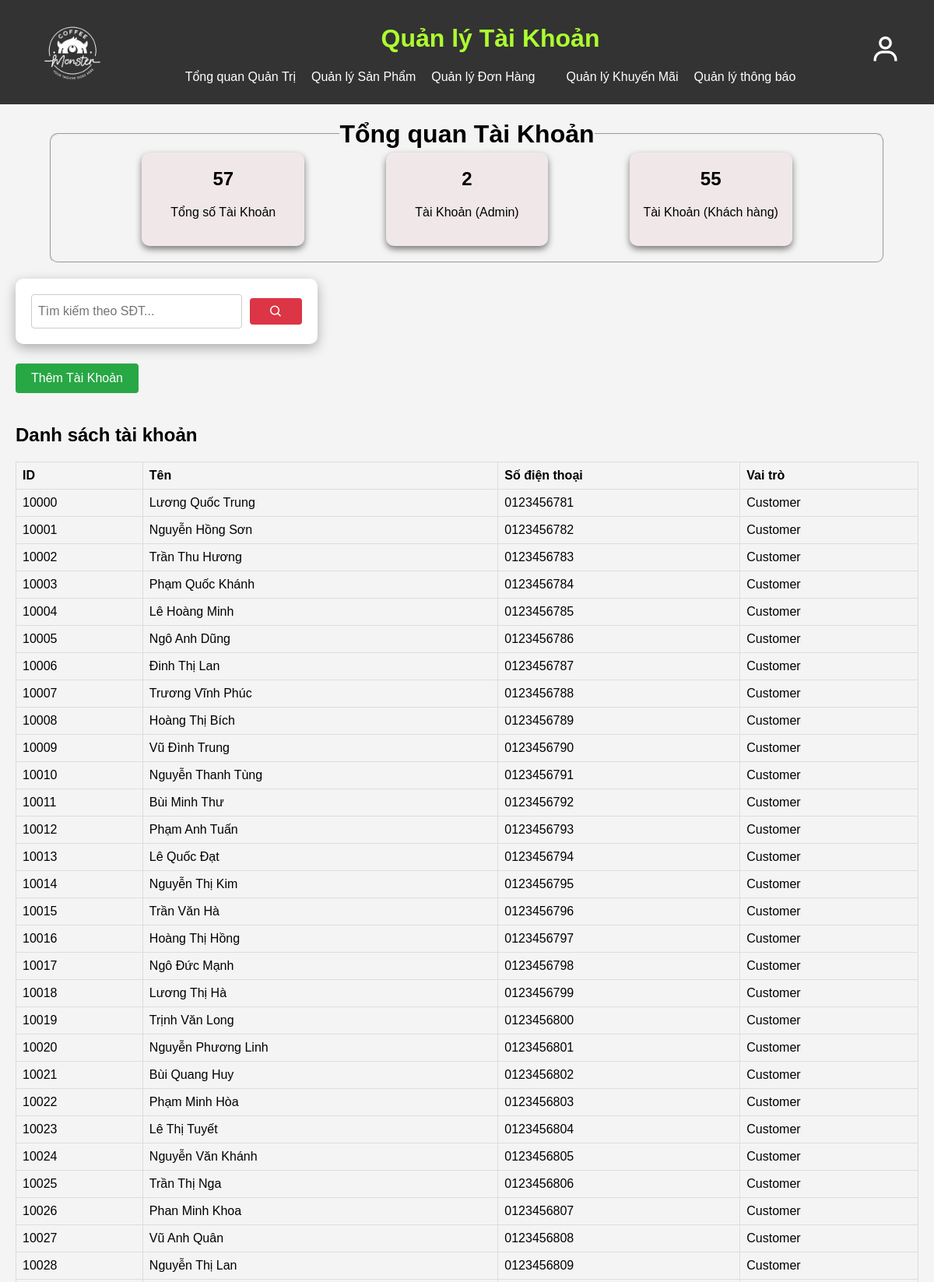
Page /admin/controller/index.php?act=manage-accounts (signed in, upper part) on the committed database.
### tables this page shows
CREATE TABLE `user` (
  `user_id` int(11) NOT NULL,
  `user_name` varchar(255) NOT NULL,
  `user_pass` varchar(255) NOT NULL,
  `phone_number` varchar(20) NOT NULL,
  `level` int(11) NOT NULL
);

### admin/controller/function.php (called while the page is built, shortened)
<?php
    function getUser() {
        global $conn;
        $sql = "SELECT * FROM `user`";
        $result = mysqli_query($conn, $sql);
        $users = [];
        if ($result) {
            while ($row = mysqli_fetch_assoc($result)) {
                $users[] = $row;
            }
        }
        return $users;
    }
?>

### admin/model/manage_account.php (called while the page is built, shortened)
<?php include "../controller/function.php";?>
<?php
    $qantity_of_user = count(getUser());
?>

### admin/model/display_account.php (the view, shortened to what this page needs)
<?php
    include "connect.php";
    $category_map = [
        0 => 'Admin',
        1 => 'Customer'
    ];
    $sql = "SELECT * FROM user WHERE 1=1";
    $sql .= " ORDER BY user_id";
    $users = mysqli_query($conn, $sql);
    foreach ($users as $row) {
?>
        <tr>
            <td><?php echo $row['user_id']; ?></td>
            <td><?php echo $row['user_name']; ?></td>
            <td><?php echo $row['phone_number']; ?></td>
            <td><?php echo $category_map[$row['level']]; ?></td>
        </tr>
<?php }
?>

### admin/view/css/accounts.css (style rules this page uses)
body { font-family: Arial, sans-serif; margin: 0; padding: 0; background-color: #f4f4f4; }
table, th, td { border: 1px solid #ddd; }
th, td { padding: 8px; text-align: left; }

### rows in the picture
user: user_id "10000", user_name "Lương Quốc Trung", phone_number "0123456781", level "Customer"
user: user_id "10001", user_name "Nguyễn Hồng Sơn", phone_number "0123456782", level "Customer"
user: user_id "10002", user_name "Trần Thu Hương", phone_number "0123456783", level "Customer"
user: user_id "10003", user_name "Phạm Quốc Khánh", phone_number "0123456784", level "Customer"
user: user_id "10004", user_name "Lê Hoàng Minh", phone_number "0123456785", level "Customer"
user: user_id "10005", user_name "Ngô Anh Dũng", phone_number "0123456786", level "Customer"
user: user_id "10006", user_name "Đinh Thị Lan", phone_number "0123456787", level "Customer"
user: user_id "10007", user_name "Trương Vĩnh Phúc", phone_number "0123456788", level "Customer"
user: user_id "10008", user_name "Hoàng Thị Bích", phone_number "0123456789", level "Customer"
user: user_id "10009", user_name "Vũ Đình Trung", phone_number "0123456790", level "Customer"
user: user_id "10010", user_name "Nguyễn Thanh Tùng", phone_number "0123456791", level "Customer"
user: user_id "10011", user_name "Bùi Minh Thư", phone_number "0123456792", level "Customer"
user: user_id "10012", user_name "Phạm Anh Tuấn", phone_number "0123456793", level "Customer"
user: user_id "10013", user_name "Lê Quốc Đạt", phone_number "0123456794", level "Customer"
user: user_id "10014", user_name "Nguyễn Thị Kim", phone_number "0123456795", level "Customer"
user: user_id "10015", user_name "Trần Văn Hà", phone_number "0123456796", level "Customer"
user: user_id "10016", user_name "Hoàng Thị Hồng", phone_number "0123456797", level "Customer"
user: user_id "10017", user_name "Ngô Đức Mạnh", phone_number "0123456798", level "Customer"
user: user_id "10018", user_name "Lương Thị Hà", phone_number "0123456799", level "Customer"
user: user_id "10019", user_name "Trịnh Văn Long", phone_number "0123456800", level "Customer"
user: user_id "10020", user_name "Nguyễn Phương Linh", phone_number "0123456801", level "Customer"
user: user_id "10021", user_name "Bùi Quang Huy", phone_number "0123456802", level "Customer"
user: user_id "10022", user_name "Phạm Minh Hòa", phone_number "0123456803", level "Customer"
user: user_id "10023", user_name "Lê Thị Tuyết", phone_number "0123456804", level "Customer"
user: user_id "10024", user_name "Nguyễn Văn Khánh", phone_number "0123456805", level "Customer"
user: user_id "10025", user_name "Trần Thị Nga", phone_number "0123456806", level "Customer"
user: user_id "10026", user_name "Phan Minh Khoa", phone_number "0123456807", level "Customer"
user: user_id "10027", user_name "Vũ Anh Quân", phone_number "0123456808", level "Customer"
user: user_id "10028", user_name "Nguyễn Thị Lan", phone_number "0123456809", level "Customer"

### other values in the picture
$qantity_of_user "57"
$qantity_of_user_admin_level "2"
$qantity_of_user_customer_level "55"
